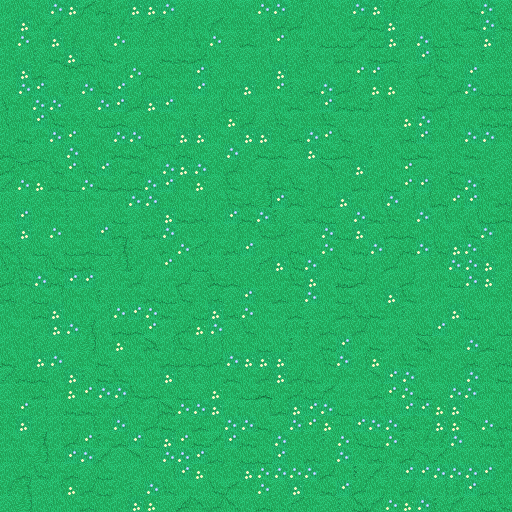

A 2D game scene composited from a Tiled map and its tileset images. What follows is a short description and the map's XML, with each tile layer's data collapsed to a summary:
An orthogonal 32x32 tile map with 16x16 px tiles, 3 tile layers (Dirt, luan, grass), 4 tilesets.

<map version="1.10" tiledversion="1.10.2" orientation="orthogonal" renderorder="right-down" width="32" height="32" tilewidth="16" tileheight="16" infinite="0" nextlayerid="7" nextobjectid="1">
 <tileset firstgid="1" name="Grass" tilewidth="16" tileheight="16" tilecount="80" columns="10">
  <image source="assets/Grass.png" width="160" height="128" />
  <wangsets>
   <wangset name="grass" type="mixed" tile="42">
    <wangcolor name="cube" color="#ff0000" tile="33" probability="1" />
    <wangcolor name="" color="#00ff00" tile="55" probability="1" />
    <wangcolor name="" color="#0000ff" tile="65" probability="1" />
    <wangtile tileid="31" wangid="0,0,1,1,1,0,0,0" />
    <wangtile tileid="32" wangid="0,0,1,1,1,1,1,0" />
    <wangtile tileid="33" wangid="0,0,0,0,1,1,1,0" />
    <wangtile tileid="41" wangid="1,1,1,1,1,0,0,0" />
    <wangtile tileid="42" wangid="1,1,1,1,1,1,1,1" />
    <wangtile tileid="43" wangid="1,0,0,0,1,1,1,1" />
    <wangtile tileid="44" wangid="0,0,0,2,0,0,0,0" />
    <wangtile tileid="45" wangid="0,0,0,0,0,2,0,0" />
    <wangtile tileid="51" wangid="1,1,1,0,0,0,0,0" />
    <wangtile tileid="52" wangid="1,1,1,0,0,0,1,1" />
    <wangtile tileid="53" wangid="1,0,0,0,0,0,1,1" />
    <wangtile tileid="54" wangid="0,2,0,0,0,0,0,0" />
    <wangtile tileid="55" wangid="0,0,0,0,0,0,0,2" />
    <wangtile tileid="64" wangid="0,0,0,3,0,0,0,0" />
    <wangtile tileid="65" wangid="0,0,0,0,0,3,0,0" />
    <wangtile tileid="74" wangid="0,3,0,0,0,0,0,0" />
    <wangtile tileid="75" wangid="0,0,0,0,0,0,0,3" />
   </wangset>
  </wangsets>
 </tileset>
 <tileset firstgid="81" name="Tilled Dirt" tilewidth="16" tileheight="16" tilecount="64" columns="8">
  <image source="assets/Tilled Dirt.png" width="128" height="128" />
 </tileset>
 <tileset firstgid="145" name="Hills" tilewidth="16" tileheight="16" tilecount="36" columns="6">
  <image source="assets/Hills.png" width="96" height="96" />
  <wangsets>
   <wangset name="hill" type="mixed" tile="-1">
    <wangcolor name="" color="#ff0000" tile="15" probability="1" />
    <wangcolor name="" color="#00ff00" tile="20" probability="1" />
    <wangcolor name="" color="#0000ff" tile="34" probability="1" />
    <wangtile tileid="1" wangid="0,0,1,1,1,0,0,0" />
    <wangtile tileid="2" wangid="0,0,1,1,1,1,1,0" />
    <wangtile tileid="3" wangid="0,0,0,0,1,1,1,0" />
    <wangtile tileid="7" wangid="1,1,1,1,1,0,0,0" />
    <wangtile tileid="8" wangid="1,1,1,1,1,1,1,1" />
    <wangtile tileid="9" wangid="1,0,0,0,1,1,1,1" />
    <wangtile tileid="13" wangid="1,1,1,0,0,0,0,0" />
    <wangtile tileid="14" wangid="1,1,1,0,0,0,1,1" />
    <wangtile tileid="15" wangid="1,0,0,0,0,0,1,1" />
    <wangtile tileid="19" wangid="2,2,0,0,0,0,0,0" />
    <wangtile tileid="20" wangid="2,2,0,0,0,0,0,2" />
    <wangtile tileid="21" wangid="2,0,0,0,0,0,0,2" />
    <wangtile tileid="22" wangid="0,0,0,3,0,0,0,0" />
    <wangtile tileid="23" wangid="0,0,0,0,0,3,0,0" />
    <wangtile tileid="34" wangid="0,3,3,3,0,0,0,0" />
    <wangtile tileid="35" wangid="0,0,0,0,0,3,3,3" />
   </wangset>
  </wangsets>
 </tileset>
 <tileset firstgid="181" name="tilesheet" tilewidth="16" tileheight="16" tilecount="1960" columns="20">
  <image source="assets/tilesheet.png" width="320" height="1568" />
  <wangsets>
   <wangset name="未命名集" type="mixed" tile="-1">
    <wangcolor name="" color="#ff0000" tile="-1" probability="1" />
    <wangtile tileid="117" wangid="1,1,1,1,1,1,1,1" />
    <wangtile tileid="118" wangid="1,1,1,1,1,1,1,1" />
    <wangtile tileid="119" wangid="1,1,1,1,1,1,1,1" />
    <wangtile tileid="137" wangid="1,1,1,1,1,1,1,1" />
    <wangtile tileid="138" wangid="1,1,1,1,1,1,1,1" />
    <wangtile tileid="139" wangid="1,1,1,1,1,1,1,1" />
   </wangset>
  </wangsets>
 </tileset>
 <layer id="1" name="Dirt" width="32" height="32">
  <data>[1024 cells, 1024 non-empty, 8 distinct tile ids]</data>
 </layer>
 <layer id="6" name="luan" width="32" height="32">
  <data>[1024 cells, 1024 non-empty, 36 distinct tile ids]</data>
 </layer>
 <layer id="2" name="grass" width="32" height="32">
  <data>[1024 cells, 304 non-empty, 27 distinct tile ids]</data>
 </layer>
</map>
